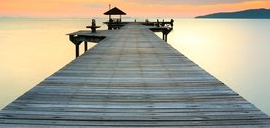
#> input picture pemandangan.png, 270 x 128 px
$ python nomor_4.py
#> lines starting #> are read from the running program, lines starting #| are printed output that depends on the picture
#> in main, img is the input picture: shape (128, 270, 3); mean B, G, R 144.4, 161.7, 166.8
import numpy as np
import cv2

def rgb2gray(img: np.ndarray):
    """
    Fungsi untuk konversi RGB ke grayscale (secara definisi)
    """
    # langkah pertama: slicing array untuk mendapatkan nilai R, G, dan B
    r, g, b = img[:,:,0] , img[:,:,1] , img[:,:,2]
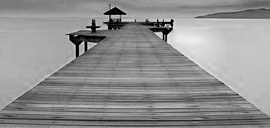
#> r: shape (128, 270); min 0, max 242, mean 144.4
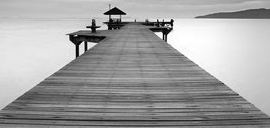
#> g: shape (128, 270); min 0, max 255, mean 161.7
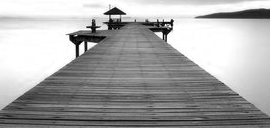
#> b: shape (128, 270); min 0, max 255, mean 166.8

    # sesuaikan dengan persamaan yang diberikan.
    # menggunakan pembagian // agar dilakukan pembulatan secara otomatis
    grayscale = (r + g + b) // 3
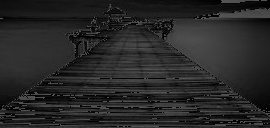
#> grayscale: shape (128, 270); min 0, max 85, mean 39.3

    return grayscale

def main():
    """
    Main program
    """
    img: np.ndarray = cv2.imread("../pemandangan.png")

    gray = rgb2gray(img)
    print(gray)
#> (printed output is left out)

    cv2.imshow("Main window", gray)
    cv2.waitKey(0)

    cv2.destroyAllWindows()

    cv2.imwrite("rgb2gray.png", gray)

main()
